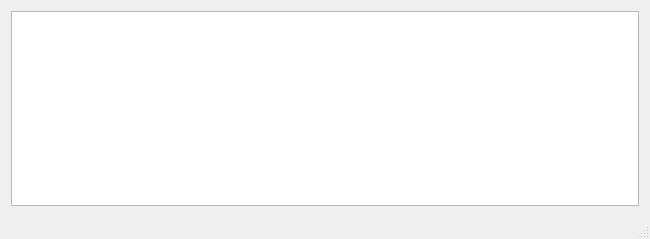
<?xml version="1.0" encoding="UTF-8"?>
<ui version="4.0">
 <class>MainWindow</class>
 <widget class="QMainWindow" name="MainWindow">
  <property name="geometry">
   <rect>
    <x>0</x>
    <y>0</y>
    <width>650</width>
    <height>239</height>
   </rect>
  </property>
  <property name="windowTitle">
   <string>daytoday</string>
  </property>
  <widget class="QWidget" name="centralWidget">
   <layout class="QGridLayout" name="gridLayout">
    <item row="0" column="0">
     <layout class="QVBoxLayout" name="verticalLayout">
      <item>
       <widget class="DayToDayInput" name="plainTextEdit">
        <property name="font">
         <font>
          <family>Courier New</family>
          <pointsize>12</pointsize>
         </font>
        </property>
        <property name="inputMethodHints">
         <set>Qt::ImhNone</set>
        </property>
       </widget>
      </item>
     </layout>
    </item>
   </layout>
  </widget>
  <widget class="QMenuBar" name="menuBar">
   <property name="geometry">
    <rect>
     <x>0</x>
     <y>0</y>
     <width>650</width>
     <height>21</height>
    </rect>
   </property>
  </widget>
  <widget class="QStatusBar" name="statusBar"/>
 </widget>
 <layoutdefault spacing="6" margin="11"/>
 <customwidgets>
  <customwidget>
   <class>DayToDayInput</class>
   <extends>QPlainTextEdit</extends>
   <header>daytodayinput.h</header>
  </customwidget>
 </customwidgets>
 <resources/>
 <connections/>
</ui>
